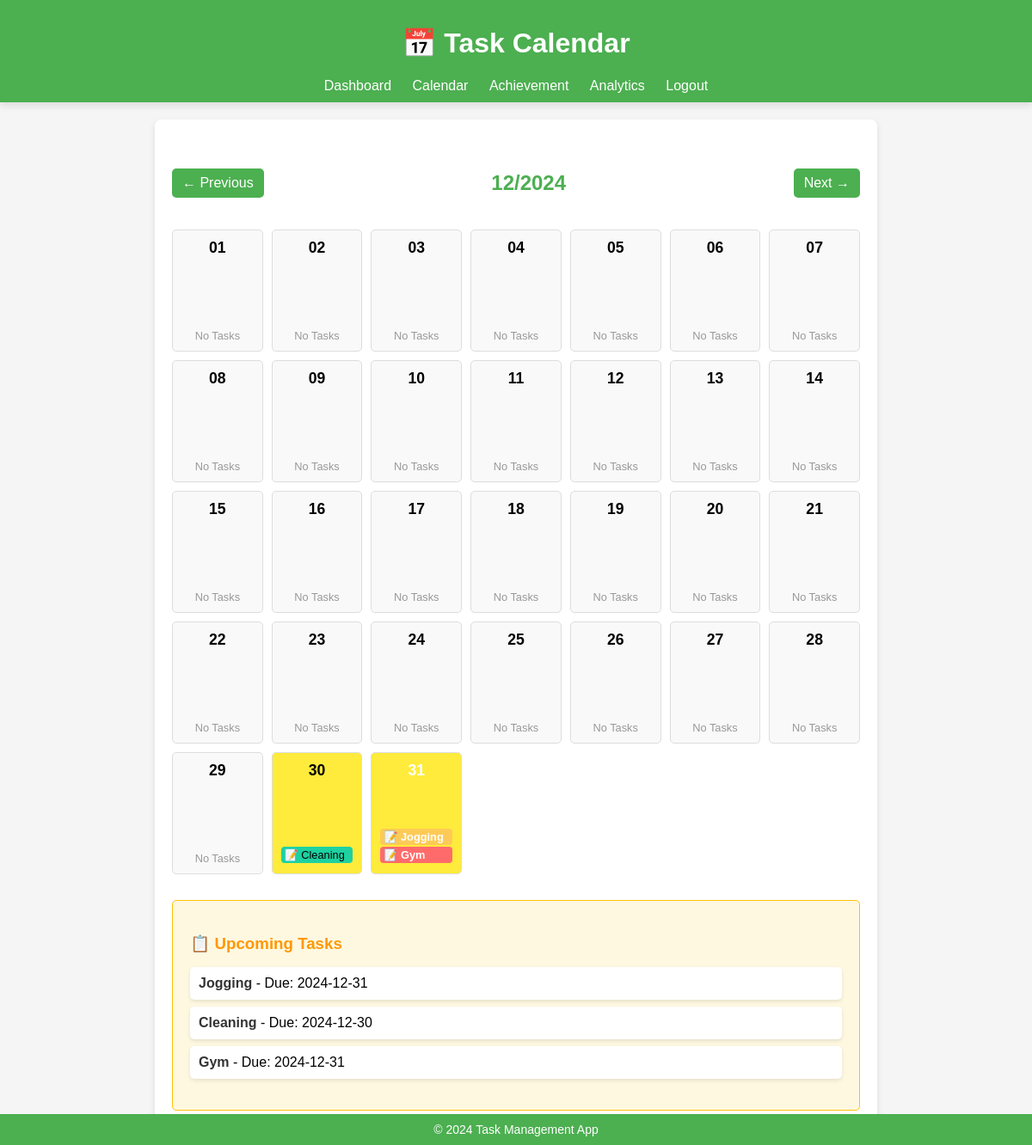
The app's page /calendar (signed in), older data.
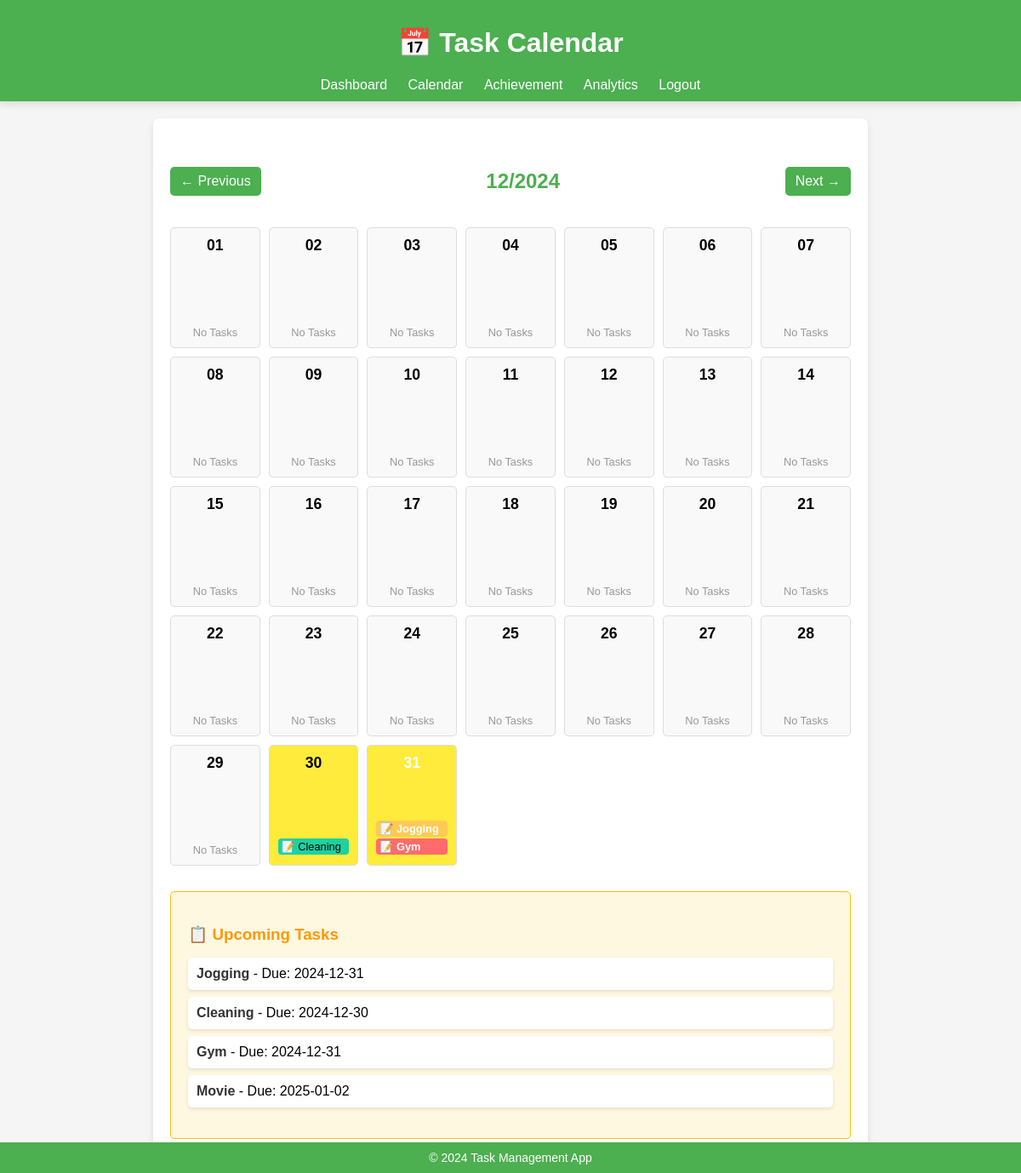
The same page, newer data.
### main.py (models this page shows)
class Task(db.Model):
    id = db.Column(db.Integer, primary_key=True)
    title = db.Column(db.String(100), nullable=False)
    description = db.Column(db.Text, nullable=True)
    due_date = db.Column(db.Date, nullable=False)
    status = db.Column(db.String(20), default='Pending')
    priority = db.Column(db.String(10), default='Low')
    user_id = db.Column(db.Integer, db.ForeignKey('user.id'))
    created_date = db.Column(db.DateTime, default=datetime.utcnow)
    completed_date = db.Column(db.DateTime, nullable=True)
    is_deleted = db.Column(db.Boolean, default=False)

### main.py (the view)
@app.route('/calendar')
def calendar():
    user = get_current_user()  # Assuming this gets the current user
    if not user:
        flash('Please log in first.', 'warning')
        return redirect(url_for('login'))
    tasks = Task.query.filter_by(user_id=user.id, is_deleted=False).all()
    events = []
    for task in tasks:
        if task.due_date:
            event = {
                'title': task.title,
                'start': task.due_date.strftime('%Y-%m-%d'),
                'description': task.description,
                'priority': task.priority
            }
            events.append(event)
    year = int(request.args.get('year', datetime.now().year))
    month = int(request.args.get('month', datetime.now().month))
    today = datetime.now()
    month_start = datetime(year, month, 1)
    next_month = (month_start.replace(day=28) + timedelta(days=4)).replace(day=1)
    month_end = next_month - timedelta(days=1)
    calendar_days = []
    tasks_by_date = defaultdict(list)
    for task in tasks:
        if task.due_date:
            tasks_by_date[task.due_date].append(task)
    current_day = month_start
    while current_day <= month_end:
        tasks_for_day = tasks_by_date.get(current_day.date(), [])
        calendar_days.append({
            'date': current_day.strftime('%Y-%m-%d'),
            'day': current_day.strftime('%d'),
            'is_today': current_day.date() == today.date(),
            'tasks': [{
                'title': task.title,
                'priority': task.priority,
                'description': task.description
            } for task in tasks_for_day]
        })
        current_day += timedelta(days=1)
    prev_month = (month_start - timedelta(days=1)).month
    prev_year = (month_start - timedelta(days=1)).year
    next_month = (month_end + timedelta(days=1)).month
    next_year = (month_end + timedelta(days=1)).year
    return render_template(
        'calendar.html',
        events=events,
        calendar_days=calendar_days,
        current_year=year,
        current_month=month,
        prev_year=prev_year,
        prev_month=prev_month,
        next_year=next_year,
        next_month=next_month
    )

### main.py (called while the page is built)
def get_current_user():
    user_id = session.get('user_id')
    if user_id:
        return db.session.get(User, user_id)
    return None

### templates/calendar.html (shortened to what this page needs)
<!DOCTYPE html>
<html lang="en">
<head>
    <link rel="stylesheet" href="{{ url_for('static', filename='styles.css') }}">
</head>
<body>
    <header>
        <h1>📅 Task Calendar</h1>
        <nav>
            <a href="{{ url_for('dashboard') }}">Dashboard</a>
            <a href="{{ url_for('calendar') }}">Calendar</a>
            <a href="{{ url_for('achievement') }}">Achievement</a>
            <a href="{{ url_for('analytics') }}">Analytics</a>
            <a href="{{ url_for('logout') }}">Logout</a>
        </nav>
    </header>
    <main>
        <div class="calendar-container">
            <div class="calendar-navigation">
                <a href="{{ url_for('calendar', year=prev_year, month=prev_month) }}">← Previous</a>
                <h2>{{ current_month }}/{{ current_year }}</h2>
                <a href="{{ url_for('calendar', year=next_year, month=next_month) }}">Next →</a>
            </div>
            <div class="calendar">
                {% for day in calendar_days %}
                    <div class="day {% if day.is_today %}today{% endif %} {% if day.tasks %}has-task{% endif %}">
                        <strong>{{ day.day }}</strong>
                        <div class="tasks">
                            {% if day.tasks %}
                                {% for task in day.tasks %}
                                    {% if not task.is_completed and not task.is_deleted %}
                                        <div class="task-item {{ task.priority|lower }}">
                                            📝 {{ task.title }}
                                        </div>
                                    {% endif %}
                                {% endfor %}
                            {% else %}
                                <div class="no-task">No Tasks</div>
                            {% endif %}
                        </div>
                    </div>
                {% endfor %}
            </div>
        </div>
        <div class="task-details">
            <h3>📋 Upcoming Tasks</h3>
            {% if events %}
                <ul>
                    {% for event in events %}
                        <li>
                            <strong>{{ event.title }}</strong> - Due: {{ event.start }}
                        </li>
                    {% endfor %}
                </ul>
            {% else %}
                <p>No upcoming tasks! 🎉</p>
            {% endif %}
        </div>
    </main>
    <footer>
        <p>&copy; 2024 Task Management App</p>
    </footer>
</body>
</html>

Row changes from the older to the newer data that the page shows:
added Task: title "Movie", start "2025-01-02", shown under "📋 Upcoming Tasks"
